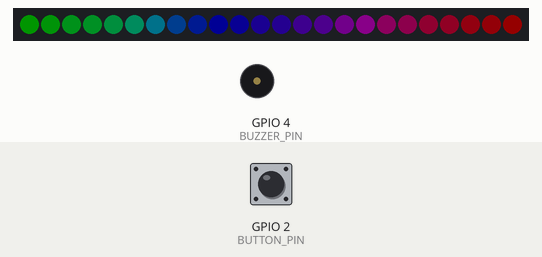
Bench run of a sketch on a simulated ESP8266 (NodeMCU). Shown: 24 RGB LEDs in strip order, left to right, buzzer (waves = sounding). The test bench sets the inputs (shaded band); at power-on: GPIO 2 (BUTTON_PIN) HIGH. Dim RGB values are drawn brighter than linear; WiFi joins after 1.5 s; servers stay silent unless stated; storage starts empty; what the sketch prints to the serial monitor is not drawn.

Above: at 2.7 s.
2.8 s: GPIO 2 (BUTTON_PIN) pulled LOW for 0.15 s
At 3.19 s:
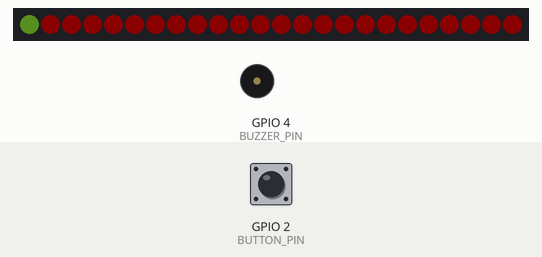
3.5 s: GPIO 2 (BUTTON_PIN) pulled LOW for 1 s
At 7.09 s:
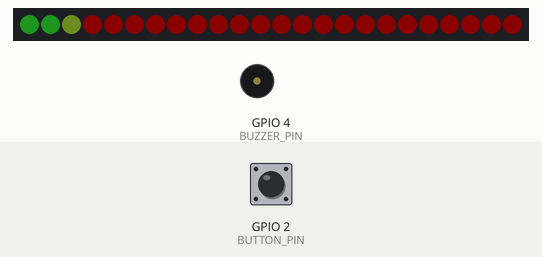
At 8.03 s:
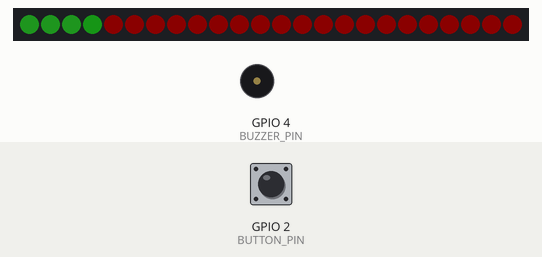
Timing chart, 0 to 30.7 s (numbered marks = the images above; inputs shaded):
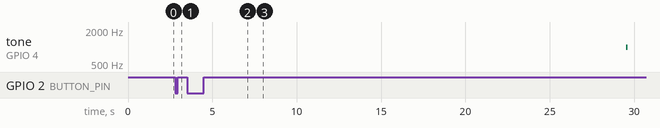

Measured:
- after the input at 2.8 s, the LEDs: change after 0.25 s (image 1)

The sketch:

Arduino-Datormagazin-Pomodoro.ino
```cpp
#include <DNSServer.h>            //Local DNS Server used for redirecting all requests to the configuration portal
#include <ESP8266WebServer.h>     //Local WebServer used to serve the configuration portal
#include <WiFiManager.h>          //https://github.com/tzapu/WiFiManager WiFi Configuration Magic
#include <ESP8266mDNS.h>
#define FASTLED_ESP8266_RAW_PIN_ORDER
#include "FastLED.h"
#include <FS.h>
#include <Bounce2.h>

FASTLED_USING_NAMESPACE
#define SPEEDUP 60
#define DATA_PIN 5 // D1
#define BUTTON_PIN 2 // D4
#define BUZZER_PIN 4 //D2
#define LED_TYPE    WS2811
#define COLOR_ORDER GRB
#define NUM_LEDS    24
CRGB leds[NUM_LEDS];

#define BRIGHTNESS 20
#define FRAMES_PER_SECOND 120
#define POMODORO_LENGTH (25*60*1000/SPEEDUP)
uint8_t gHue = 0;

Bounce debouncer = Bounce();

const char* esp_ssid = "Pomodoro";
const char* esp_password = "pomodoro";

unsigned long start_time;
boolean running = false;

ESP8266WebServer server(80);
WiFiManager wifiManager;

void setup() {
  pinMode(BUTTON_PIN, INPUT_PULLUP);
  debouncer.attach(BUTTON_PIN);
  debouncer.interval(20);

  Serial.begin(115200);
  Serial.println("Booting");

  FastLED.addLeds<LED_TYPE, DATA_PIN, COLOR_ORDER>(leds, NUM_LEDS).setCorrection(TypicalLEDStrip);
  FastLED.setBrightness(BRIGHTNESS);

  for (byte led = 0; led < NUM_LEDS; led++) {
    leds[led] = CRGB::DarkBlue;
  }
  FastLED.show();

  wifiManager.setConfigPortalTimeout(5 * 60); // Start without wifi if wifi isn't configured within 5 minutes

  wifiManager.autoConnect(esp_ssid, esp_password);
  Serial.println("wifiManager started");

  Serial.println("Ready");
  Serial.print("IP address: ");
  Serial.println(WiFi.localIP());

  MDNS.begin("pomodoro"); // Makes the device accessible through http://pomodoro.local
  MDNS.addService("http", "tcp", 80);
  SPIFFS.begin();

  server.on ("/gettime", web_get_time);
  server.serveStatic("/", SPIFFS, "/h/", "max-age=3600");
  server.begin();
}

void loop() {
  server.handleClient();
  debouncer.update();
  boolean button_up = debouncer.read();
  if (!button_up) {
    start_pomodoro();
  }

  if (!running) {
    fill_rainbow(leds, NUM_LEDS, gHue, 7);
    FastLED.delay(1000 / FRAMES_PER_SECOND);
  } else {
    byte led;
    for (led = 0; led < (elapsed_time_millis() * NUM_LEDS / POMODORO_LENGTH); led++) {
      leds[led] = 0x32FF32;
    }
    byte level = abs(128 - gHue) * 1.33;
    leds[led].setRGB(40 + level, 255 - level, 40);
    for (led++ ; led < NUM_LEDS; led++) {
      leds[led] = CRGB::DarkRed;
    }
  }
  FastLED.show();

  EVERY_N_MILLISECONDS( 5 ) {
    gHue++;  // slowly cycle the "base color" through the rainbow
  }

  if (running) {
    if (elapsed_time_millis() > POMODORO_LENGTH) {
      stop_pomodoro();
    }
  }
}

unsigned long elapsed_time_millis() {
  return (millis() - start_time);
}

void web_get_time() {
  String json;
  if (running) {
    json = "{\"procent\":\"" + String(elapsed_time_millis() * 100.0 / POMODORO_LENGTH) + "\"}";
  } else {
    json = "{\"procent\":\"0\"}";
  }
  server.sendHeader("Cache-Control", "no-cache, no-store, must-revalidate");
  server.send(200, "application/json", json);
}

void start_pomodoro() {
  start_time = millis();
  running = true;
}

void stop_pomodoro() {
  running = false;
  tone(BUZZER_PIN, 1000, 100);
  FastLED.delay(100);
  noTone(BUZZER_PIN);
}
```
